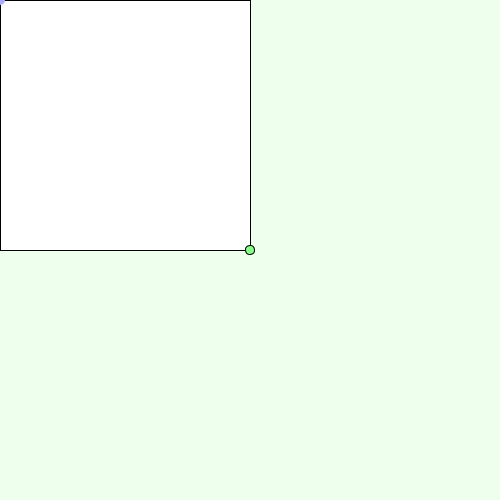
Frame 1 (no input)
Frame 60 (the mouse pressed at the canvas centre just before this capture): identical to frame 1, image omitted
Frame 120 (the mouse held since frame 60 and released just before this capture): blank canvas, image omitted

The Processing sketch that drew this single still picture (run headless with seeded random() and noise(); from frame 60 on, the mouse is pressed at the canvas centre):

// Processing sketch: RotateSquare
// ── RotateSquare.pde
int cornerX;
int cornerY;
int markerSize = 10;
 
void setup() 
{
  size(500, 500);
  smooth();
  ellipseMode(CENTER);
  rectMode(CORNER);
  
  cornerX = width / 2;
  cornerY = height / 2;
}
 
void draw() 
{
  background(#EEFFEE);
  
  float rot = PI * 3 / 4 + atan2(cornerY - mouseY, cornerX - mouseX);
  float rectSize = dist(cornerY, cornerX, mouseX, mouseY) * sqrt(2) / 2;

  pushMatrix();
  
  translate(cornerX, cornerY);
  rotate(rot);
 
  stroke(0);
  fill(255);
  rect(0, 0, rectSize, rectSize);
 
  fill(#88FF88);
  ellipse(0, 0, markerSize, markerSize);
 
  popMatrix();
 
  noStroke();
  fill(#AAAAFF);
  ellipse(mouseX, mouseY, markerSize, markerSize);
}
